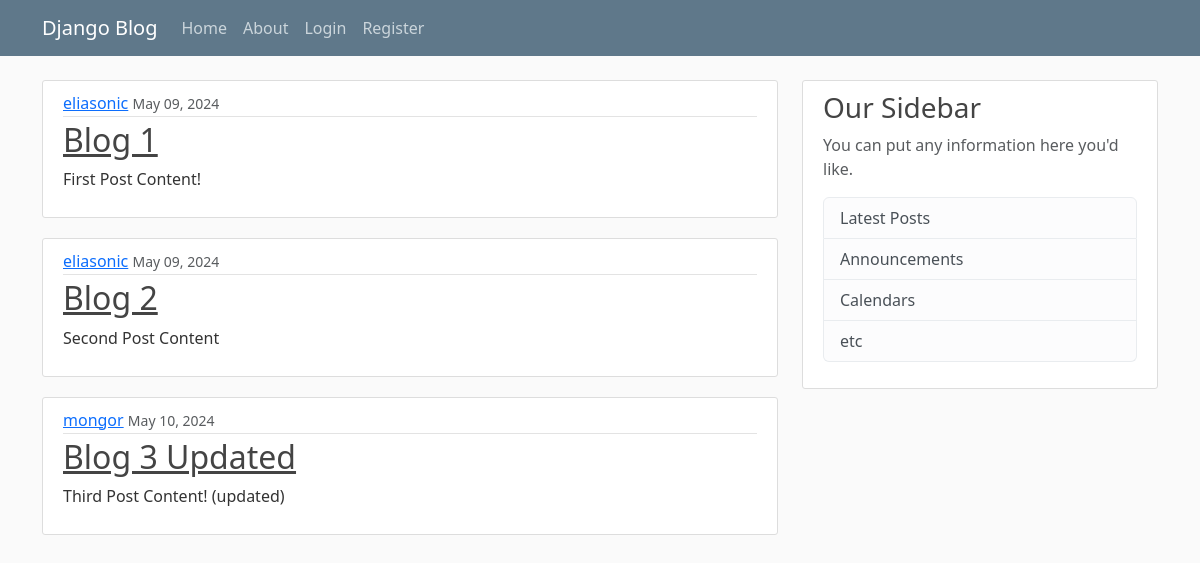
Before: / with the older database file.
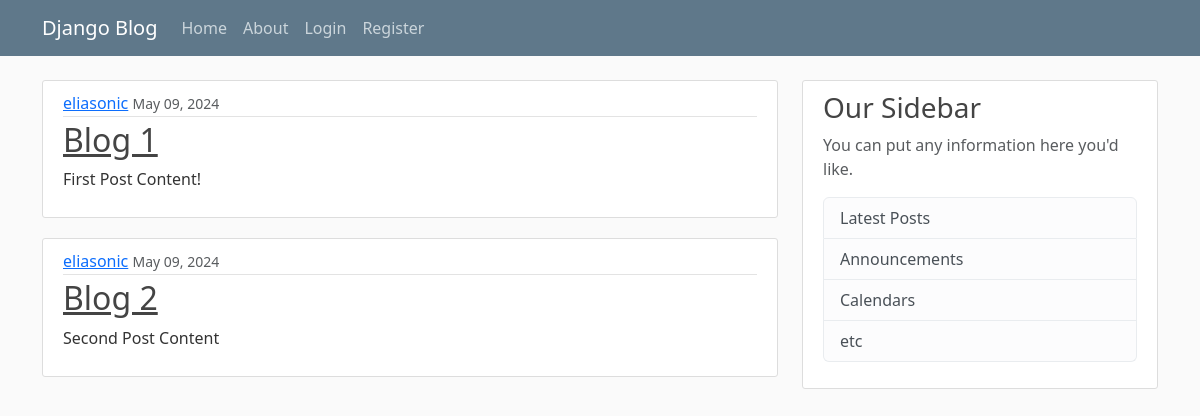
After: the same page with the newer database file.
### blog/models.py (models this page shows, shortened)
class Post(models.Model):
    title = models.CharField(max_length=100)
    content = models.TextField()
    date_posted = models.DateTimeField(default=timezone.now)
    author = models.ForeignKey(User, on_delete=models.CASCADE)

### blog/views.py (the view)
# urls.py: path('', views.home, name='blog-home'),
def home(request):
    context = {
        'posts': Post.objects.all()
    }
    return render(request, 'blog/home.html', context)

### blog/templates/blog/home.html
{% extends 'blog/base.html' %}
{% block content %}
    {% for post in posts %}
        <article class="media content-section">
            <div class="media-body">
                <div class="article-metadata">
                    <a class="mr-2" href="#">{{ post.author }}</a>
                    <small class="text-muted">{{ post.date_posted|date:'F d, Y' }}</small>
                </div>
                <h2><a class="article-title" href="#">{{ post.title }}</a></h2>
                <p class="article-content">{{ post.content }}</p>
            </div>
        </article>
    {% endfor %}
{% endblock %}

Changed rows visible on the page:
removed Post: author "mongor", date_posted "May 10, 2024", title "Blog 3 Updated", content "Third Post Content! (updated)"
